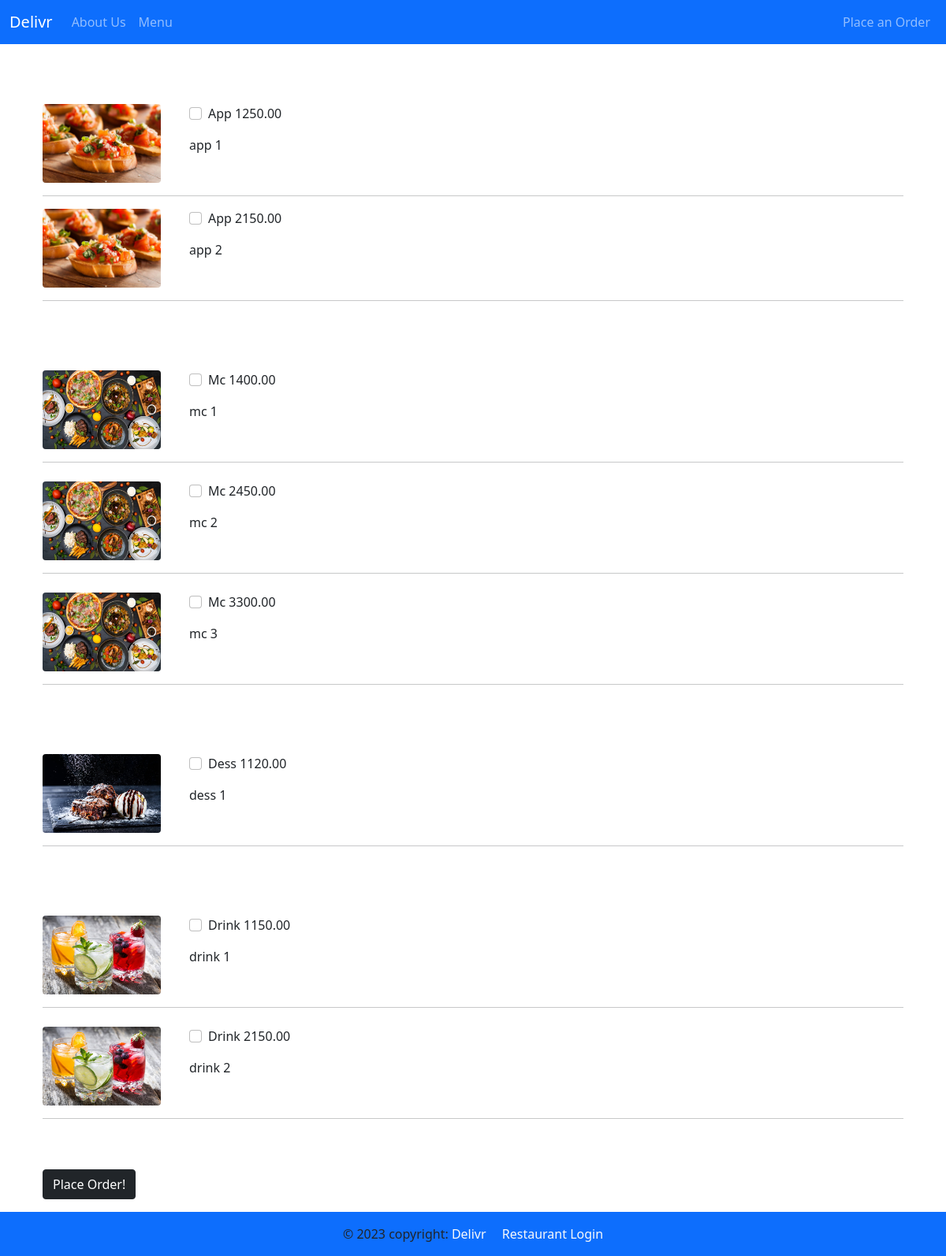
The page /order/ on the database its author committed.
### customer/models.py (models this page shows, shortened)
class MenuItem(models.Model):
    name = models.CharField(max_length=100)
    description = models.TextField()
    image = models.ImageField(upload_to='menu_images/')
    price = models.DecimalField(max_digits=5, decimal_places=2)
    category = models.ManyToManyField('Category', related_name='item')

### customer/views.py (the view, shortened to what this page needs)
# urls.py: path('order/', OrderView.as_view(), name="order"),
class OrderView(View):
    def get(self,request,*args,**kwargs):
        appetizers = MenuItem.objects.filter(category__name__contains='Appetizer')
        main_course = MenuItem.objects.filter(category__name__contains='Main Course')
        desserts = MenuItem.objects.filter(category__name__contains='Dessert')
        drinks = MenuItem.objects.filter(category__name__contains='Drinks')
        context = {
            'appetizers': appetizers,
            'main_course': main_course,
            'desserts': desserts,
            'drinks': drinks,
        }
        return render(request, 'customer/order.html', context)

### customer/templates/customer/order.html (shortened to what this page needs)
{% extends 'customer/base.html' %} {% block content %}
<div class="container mb-5">
  <div class="row justify-content-center mt-1">
    <div class="col-md-12 col-sm-12 p-4">
      <form method="POST">
        <div class="pt-5">
          {% for app in appetizers %}
          <div class="row">
            <div class="col-md-2 col-sm-12">
              <img
                class="rounded"
                src="{{ app.image.url }}"
                width="150"
                height="100"
              />
            </div>
            <div class="col-md-8 col-sm-12">
              <div class="d-flex flex-row">
                <div class="form-group form-check">
                  <input
                    type="checkbox"
                    name="items[]"
                    class="form-check-input"
                    value="{{ app.pk }}"
                  />
                  <label class="form-check-label">{{ app.name }}</label>
                </div>
                <p class="font-weight-bold pl-5">{{ app.price }}</p>
              </div>
              <p>{{ app.description }}</p>
            </div>
          </div>
          <hr />
          {% endfor %}
        </div>
        <div class="pt-5">
          {% for mc in main_course %}
          <div class="row mt-4">
            <div class="col-md-2 col-sm-12">
              <img
                class="rounded"
                src="{{ mc.image.url }}"
                width="150"
                height="100"
              />
            </div>
            <div class="col-md-8 col-sm-12">
              <div class="d-flex flex-row">
                <div class="form-group form-check">
                  <input
                    type="checkbox"
                    name="items[]"
                    class="form-check-input"
                    value="{{ mc.pk }}"
                  />
                  <label class="form-check-label">{{ mc.name }}</label>
                </div>
                <p class="font-weight-bold pl-5">{{ mc.price }}</p>
              </div>
              <p>{{ mc.description }}</p>
            </div>
          </div>
          <hr />
          {% endfor %}
        </div>
        <div class="pt-5">
          {% for dessert in desserts %}
          <div class="row mt-4">
            <div class="col-md-2 col-sm-12">
              <img
                class="rounded"
                src="{{ dessert.image.url }}"
                width="150"
                height="100"
              />
            </div>
            <div class="col-md-8 col-sm-12">
              <div class="d-flex flex-row">
                <div class="form-group form-check">
                  <input
                    type="checkbox"
                    name="items[]"
                    class="form-check-input"
                    value="{{ dessert.pk }}"
                  />
                  <label class="form-check-label">{{ dessert.name }}</label>
                </div>
                <p class="font-weight-bold pl-5">{{ dessert.price }}</p>
              </div>
              <p>{{ dessert.description }}</p>
            </div>
          </div>
          <hr />
          {% endfor %}
        </div>
        <div class="pt-5">
          {% for drink in drinks %}
          <div class="row mt-4">
            <div class="col-md-2 col-sm-12">
              <img
                class="rounded"
                src="{{ drink.image.url }}"
                width="150"
                height="100"
              />
            </div>
            <div class="col-md-8 col-sm-12">
              <div class="d-flex flex-row">
                <div class="form-group form-check">
                  <input
                    type="checkbox"
                    name="items[]"
                    class="form-check-input"
                    value="{{ drink.pk }}"
                  />
                  <label class="form-check-label">{{ drink.name }}</label>
                </div>
                <p class="font-weight-bold pl-5">{{ drink.price }}</p>
              </div>
              <p>{{ drink.description }}</p>
            </div>
          </div>
          <hr />
          {% endfor %}
        </div>
        <button class="btn btn-dark mt-5">Place Order!</button>
      </form>
    </div>
  </div>
</div>
{% endblock content %}

### customer/templates/customer/base.html (shortened to what this page needs)
<!DOCTYPE html>
<html lang="en">
  <head>
    <link
      href="https://cdn.jsdelivr.net/npm/bootstrap@5.0.2/dist/css/bootstrap.min.css"
      rel="stylesheet"
    />
  </head>
  <body>
    {% include "customer/navbar.html" %} {% block content%} {%endblock content%}
    {% include "customer/footer.html" %}
  </body>
</html>

### customer/templates/customer/navbar.html (shortened to what this page needs)
<nav class="navbar navbar-expand-lg navbar-dark bg-primary">
  <div class="container-fluid">
    <a class="navbar-brand" href="{% url 'index' %}">Delivr</a>
    <div class="collapse navbar-collapse" id="navbarNav">
      <ul class="navbar-nav me-auto">
        <li class="nav-item">
          <a class="nav-link" href="{% url 'about' %}">About Us</a>
        </li>
        <li class="nav-item">
          <a class="nav-link" href="#">Menu</a>
        </li>
      </ul>
      <ul class="navbar-nav">
        <li class="nav-item">
          <a class="nav-link" href="{% url 'order' %}">Place an Order</a>
        </li>
      </ul>
    </div>
  </div>
</nav>

### customer/templates/customer/footer.html
<footer class="page-footer font-small bg-primary fixed-bottom">
  <div class="footer-copyright text-center text-dark py-3">
    &copy; 2023 copyright:
    <a href="{% url 'index' %}" class="text-light text-decoration-none"
      >Delivr</a
    >
    <a href="{% url 'dashboard' %}" class="ms-3 text-light text-decoration-none"
      >Restaurant Login</a
    >
  </div>
</footer>

### rows shown on the page
MenuItem: image (picture), name "App 1", price "250.00", description "app 1"
MenuItem: image (picture), name "App 2", price "150.00", description "app 2"
MenuItem: image (picture), name "Mc 1", price "400.00", description "mc 1"
MenuItem: image (picture), name "Mc 2", price "450.00", description "mc 2"
MenuItem: image (picture), name "Mc 3", price "300.00", description "mc 3"
MenuItem: image (picture), name "Dess 1", price "120.00", description "dess 1"
MenuItem: image (picture), name "Drink 1", price "150.00", description "drink 1"
MenuItem: image (picture), name "Drink 2", price "150.00", description "drink 2"
